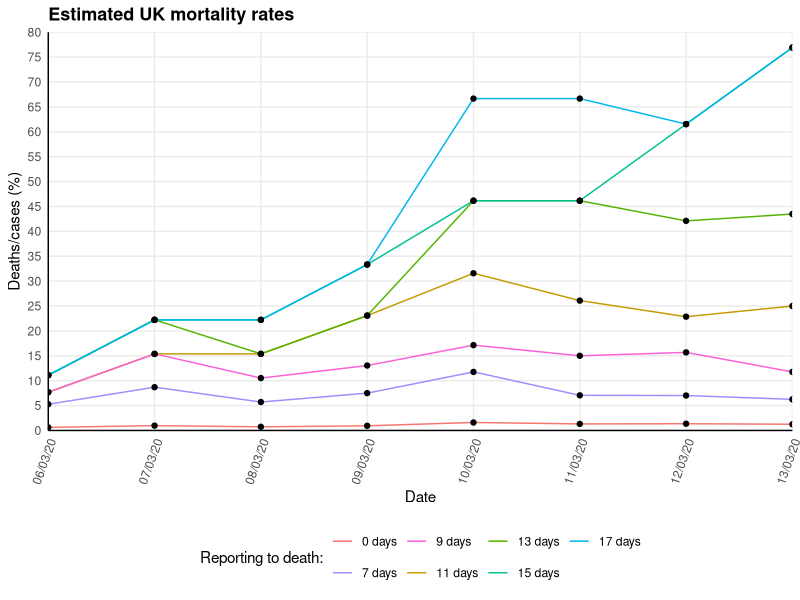

The R source for this figure:
## Exploration of UK COVID-19 data: Mortality statistics over time
## Emma Doughty (e.doughty6@gmail.com)

# Install libraries if necessary
#if(!require(ggpubr)) install.packages("ggpubr")
#if(!require(tidyverse)) install.packages("tidyverse")
#if(!require(scales)) install.packages("scales")

# Load libraries
library(readr)
library(tidyr)
library(plyr)
library(ggplot2)
library(scales)
library(ggpubr)

#Load data
COVID19_by_day <- read_csv("COVID19_by_day.csv")
COVID19_by_day$Date <- as.Date(COVID19_by_day$Date, format = "%d/%m/%y")
COVID19_by_day <- COVID19_by_day[order(COVID19_by_day$Date),]

# Data taken from: https://github.com/midas-network/COVID-19/tree/master/parameter_estimates/2019_novel_coronavirus
# Looks case fatality rate in terms of number of deaths vs estimated number of cases at time of onset
# Fatality rate plotted for a range of reporting times 
# Reporting times chosen to fit with:
  # 14-23d from symptom onset to death
  # ~5d from onset to reporting
  # Therefore, time from reporting to death min =14-5 = 9d; max = 23-5 =18d; avg = 17d-5 = 12d
  # Chosen to show 19, 17, 15, 13, 11, 9d to give even spread across the middle/lower 
  # (4-7d exposure to symptom onset)

#### Generate dataframe for plot ####
# Cumulative deaths vs cumulative cases on same day
df_DeathsCases <- data.frame(Date = COVID19_by_day$Date, 
                             CumCases = COVID19_by_day$CumCases, 
                             CumDeaths = COVID19_by_day$CumDeaths, 
                             DeathStat = "0 days", 
                             StatValue = (100 * (COVID19_by_day$CumDeaths / COVID19_by_day$CumCases)), 
                             stringsAsFactors = FALSE)

df_DeathsCases[,c(5)] <- sapply(df_DeathsCases$StatValue, as.double)

# # Cumulative deaths vs cumulative cases 19 days prior
# df_Deaths19d <- data.frame(Date = COVID19_by_day$Date, 
#                            CumCases = COVID19_by_day$CumCases, 
#                            CumDeaths = COVID19_by_day$CumDeaths, 
#                            DeathStat = "19 days", StatValue = "0", 
#                            stringsAsFactors = FALSE)
# 
# df_Deaths19d[,c(5)] <- sapply(df_Deaths19d$StatValue, as.double)
# 
# for (i in 36:nrow(df_Deaths19d)) {
#   df_Deaths19d[[i, 5]] <- (100 * (df_Deaths19d[i,3]/df_Deaths19d[i-19,2]))
# }

# Cumulative deaths vs cumulative cases 17 days prior
df_Deaths17d <- data.frame(Date = COVID19_by_day$Date, 
                           CumCases = COVID19_by_day$CumCases, 
                           CumDeaths = COVID19_by_day$CumDeaths, 
                           DeathStat = "17 days", StatValue = "0", 
                           stringsAsFactors = FALSE)

df_Deaths17d[,c(5)] <- sapply(df_Deaths17d$StatValue, as.double)

for (i in 36:nrow(df_Deaths17d)) {
  df_Deaths17d[[i, 5]] <- (100 * (df_Deaths17d[i,3]/df_Deaths17d[i-17,2]))
}

# Cumulative deaths vs cumulative cases 15 days prior
df_Deaths15d <- data.frame(Date = COVID19_by_day$Date, 
                            CumCases = COVID19_by_day$CumCases, 
                            CumDeaths = COVID19_by_day$CumDeaths, 
                            DeathStat = "15 days", StatValue = "0", 
                            stringsAsFactors = FALSE)
 
df_Deaths15d[,c(5)] <- sapply(df_Deaths15d$StatValue, as.double)
 
for (i in 36:nrow(df_Deaths15d)) {
  df_Deaths15d[[i, 5]] <- (100 * (df_Deaths15d[i,3]/df_Deaths15d[i-15,2]))
}

# Cumulative deaths vs cumulative cases 13 days prior
df_Deaths13d <- data.frame(Date = COVID19_by_day$Date, 
                           CumCases = COVID19_by_day$CumCases, 
                           CumDeaths = COVID19_by_day$CumDeaths, 
                           DeathStat = "13 days", StatValue = "0", 
                           stringsAsFactors = FALSE)

df_Deaths13d[,c(5)] <- sapply(df_Deaths13d$StatValue, as.double)

for (i in 36:nrow(df_Deaths13d)) {
  df_Deaths13d[[i, 5]] <- (100 * (df_Deaths13d[i,3]/df_Deaths13d[i-13,2]))
}

# Cumulative deaths vs cumulative cases 11 days prior
df_Deaths11d <- data.frame(Date = COVID19_by_day$Date, 
                           CumCases = COVID19_by_day$CumCases, 
                           CumDeaths = COVID19_by_day$CumDeaths, 
                           DeathStat = "11 days", StatValue = "0", 
                           stringsAsFactors = FALSE)

df_Deaths11d[,c(5)] <- sapply(df_Deaths11d$StatValue, as.double)

for (i in 36:nrow(df_Deaths11d)) {
  df_Deaths11d[[i, 5]] <- (100 * (df_Deaths11d[i,3]/df_Deaths11d[i-11,2]))
}

# Cumulative deaths vs cumulative cases 9 days prior
df_Deaths9d <- data.frame(Date = COVID19_by_day$Date, 
                          CumCases = COVID19_by_day$CumCases, 
                          CumDeaths = COVID19_by_day$CumDeaths, 
                          DeathStat = "9 days", StatValue = "0", 
                          stringsAsFactors = FALSE)
df_Deaths9d[,c(5)] <- sapply(df_Deaths9d$StatValue, as.double)
for (i in 36:nrow(df_Deaths9d)) {
  df_Deaths9d[[i, 5]] <- (100 * (df_Deaths9d[i,3]/df_Deaths9d[i-9,2]))
}

# Cumulative deaths vs cumulative cases 7 days prior
df_Deaths7d <- data.frame(Date = COVID19_by_day$Date, 
                          CumCases = COVID19_by_day$CumCases, 
                          CumDeaths = COVID19_by_day$CumDeaths, 
                          DeathStat = "7 days", StatValue = "0", 
                          stringsAsFactors = FALSE)
df_Deaths7d[,c(5)] <- sapply(df_Deaths7d$StatValue, as.double)
for (i in 36:nrow(df_Deaths7d)) {
  df_Deaths7d[[i, 5]] <- (100 * (df_Deaths7d[i,3]/df_Deaths7d[i-7,2]))
}

# Merge data for all estimated dates of reporting
df_DeathsStats <- rbind(df_Deaths17d, df_Deaths15d, df_Deaths13d, df_Deaths11d, df_Deaths9d, df_Deaths7d, df_DeathsCases)
df_DeathsStats <-df_DeathsStats[!(df_DeathsStats$CumDeaths==0),]

#### Plot graph for mortslity stats ####
DeathStats_Factor <- 10^(floor(log10(signif(max(df_DeathsStats$StatValue)))))
DeathStats_Breaks <- ceiling(DeathStats_Factor/2)

plot_Mortality <- ggplot(data=df_DeathsStats, aes(x=Date, y=df_DeathsStats$StatValue, group=DeathStat)) +
  geom_line(aes(color=DeathStat))+
  geom_point()+
  scale_x_date(labels = date_format("%d/%m/%y"), expand = c(0, 0), 
               limits = c(min(df_DeathsStats$Date), max(df_DeathsStats$Date)),
               breaks = seq(min(df_DeathsStats$Date), max(df_DeathsStats$Date), 1)) +
  scale_y_continuous(limits = c(0, 80), 
                     breaks = seq(0, 80, DeathStats_Breaks),
                     expand = c(0, 0)) +
  ylab("Deaths/cases (%)") + xlab("Date") +
  ggtitle("Estimated UK mortality rates") +
  theme_minimal() +
  theme(plot.title = element_text(size=13, face="bold"),
        legend.position = "bottom",
        axis.line = element_line(colour = "black"),
        axis.text.x = element_text(angle = 70, hjust = 1, vjust = 1), 
        panel.grid.minor = element_blank()) + 
  labs(colour = "Reporting to death:")+ 
  scale_color_discrete(breaks=c("0 days","7 days","9 days","11 days","13 days","15 days","17 days"))

pdf("Mortality_Stats_plot.pdf", height = 8.27, width = 11.69)
plot_Mortality
dev.off()

